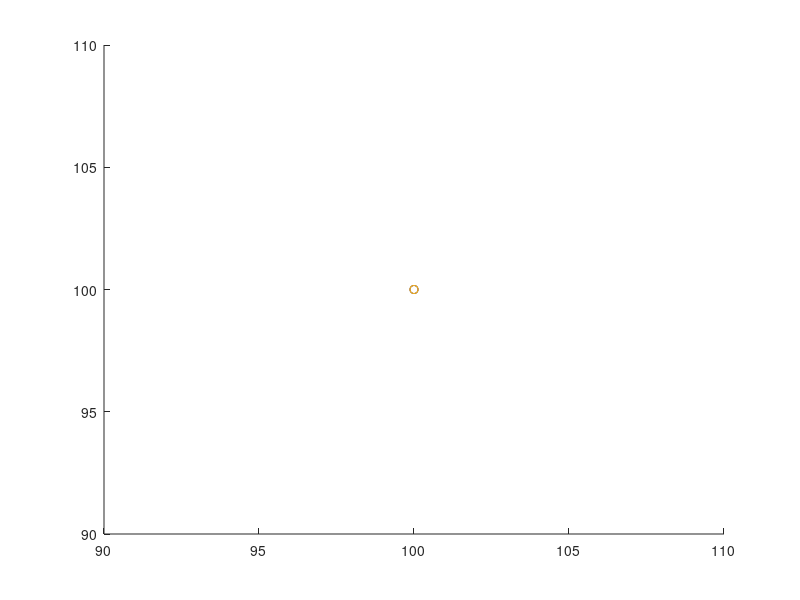

MATLAB code for this plot: (Note: this script raises an error after producing the figure.)
figure('units','centimeters','position',[0 13 20 15]);

scatter(100,100,'rx'), hold on
scatter(100,100,'gx')
scatter(100,100,'bx')

clearvars LTI_lon
k = 1;
for j = 1:num_alt
for i = 1:num_sas
    LTI_lon(:,:,i,j,k) = ss(Plon5.data(:,:,i,j,k).A(1:4,1:4),Plon5.data(:,:,i,j,k).B(1:4,:),Plon5.data(:,:,i,j,k).C(1:4,1:4),Plon5.data(:,:,i,j,k).D(1:4,:));
end
end
h = pzplot(LTI_lon,'r'); grid on, axis equal, hold on
legend('\eta_s = -25% (retracted)','\eta_s = -12.5% (medium)','\eta_s = 0% (extended)')

xlim([-15 10])
ylim([-10 10])
axes('position',[.66 .175 .22 .25])
lon_real = real(eig(LTI_lon));
lon_imag = imag(eig(LTI_lon));
lon_real_vec = lon_real(:);
lon_imag_vec = lon_imag(:);
lon_real_vec_sort = lon_real_vec(lon_real_vec>-0.1);
lon_imag_vec_sort = lon_imag_vec(lon_real_vec>-0.1);
scatter(lon_real_vec_sort(1:num_sas*num_alt*2),lon_imag_vec_sort(1:num_sas*num_alt*2),'xr')
% xlim([-1.2*max(abs(lon_real_vec_sort)) max((lon_real_vec_sort))+0.2*max(abs(lon_real_vec_sort))])
% ylim(1.2*max(abs(lon_imag_vec_sort))*[-1 1])
xlim([-0.045 0.005])
ylim([-0.5 0.5])
box on
grid on
grid minor
p = getoptions(h);
p.Title.String = '';
setoptions(h,p)
exportgraphics(gcf,'figure/pzmap_lon_1.png','resolution',300)

%%
figure('units','centimeters','position',[15 13 20 15]);

scatter(100,100,'rx'), hold on
scatter(100,100,'gx')
scatter(100,100,'bx')

clearvars LTI_lon
% for k = 1:num_mor 
k = 2;
for j = 1:num_alt
for i = 1:num_sas
    LTI_lon(:,:,i,j,k) = ss(Plon5.data(:,:,i,j,k).A(1:4,1:4),Plon5.data(:,:,i,j,k).B(1:4,:),Plon5.data(:,:,i,j,k).C(1:4,1:4),Plon5.data(:,:,i,j,k).D(1:4,:));
end
end
% end

h = pzplot(LTI_lon,'g'); grid on, axis equal
legend('\eta_s = -25% (retracted)','\eta_s = -12.5% (medium)','\eta_s = 0% (extended)')

xlim([-15 10])
ylim([-10 10])
axes('position',[.66 .175 .22 .25])
lon_real = real(eig(LTI_lon));
lon_imag = imag(eig(LTI_lon));
lon_real_vec = lon_real(:);
lon_imag_vec = lon_imag(:);
lon_real_vec_sort = lon_real_vec(lon_real_vec>-0.1);
lon_imag_vec_sort = lon_imag_vec(lon_real_vec>-0.1);
scatter(lon_real_vec_sort(1:num_sas*num_alt*2),lon_imag_vec_sort(1:num_sas*num_alt*2),'xg')
% xlim([-1.2*max(abs(lon_real_vec_sort)) max((lon_real_vec_sort))+0.2*max(abs(lon_real_vec_sort))])
% ylim(1.2*max(abs(lon_imag_vec_sort))*[-1 1])
xlim([-0.045 0.005])
ylim([-0.5 0.5])
box on
grid on
grid minor
p = getoptions(h);
p.Title.String = '';
setoptions(h,p)
exportgraphics(gcf,'figure/pzmap_lon_2.png','resolution',300)

%%
figure('units','centimeters','position',[30 13 20 15]);

scatter(100,100,'rx'), hold on
scatter(100,100,'gx')
scatter(100,100,'bx')

clearvars LTI_lon
% for k = 1:num_mor 
k = 3;
for j = 1:num_alt
for i = 1:num_sas
    LTI_lon(:,:,i,j,k) = ss(Plon5.data(:,:,i,j,k).A(1:4,1:4),Plon5.data(:,:,i,j,k).B(1:4,:),Plon5.data(:,:,i,j,k).C(1:4,1:4),Plon5.data(:,:,i,j,k).D(1:4,:));
end
end
% end

h = pzplot(LTI_lon,'b'); grid on, axis equal
legend('\eta_s = -25% (retracted)','\eta_s = -12.5% (medium)','\eta_s = 0% (extended)')

xlim([-15 10])
ylim([-10 10])
axes('position',[.66 .175 .22 .25])
lon_real = real(eig(LTI_lon));
lon_imag = imag(eig(LTI_lon));
lon_real_vec = lon_real(:);
lon_imag_vec = lon_imag(:);
lon_real_vec_sort = lon_real_vec(lon_real_vec>-0.1);
lon_imag_vec_sort = lon_imag_vec(lon_real_vec>-0.1);
scatter(lon_real_vec_sort(1:num_sas*num_alt*2),lon_imag_vec_sort(1:num_sas*num_alt*2),'xb')
% xlim([-1.2*max(abs(lon_real_vec_sort)) max((lon_real_vec_sort))+0.2*max(abs(lon_real_vec_sort))])
% ylim(1.2*max(abs(lon_imag_vec_sort))*[-1 1])
xlim([-0.045 0.005])
ylim([-0.5 0.5])
box on
grid on
grid minor
p = getoptions(h);
p.Title.String = '';
setoptions(h,p)
exportgraphics(gcf,'figure/pzmap_lon_3.png','resolution',300)

%%
figure('units','centimeters','position',[0 2 20 15]);

scatter(100,100,'rx'), hold on
scatter(100,100,'gx')
scatter(100,100,'bx')

h = pzplot(Plat4.data(:,:,:,:,1),'r'); grid on, axis equal
legend('\eta_s = -25% (retracted)','\eta_s = -12.5% (medium)','\eta_s = 0% (extended)')

xlim([-15 10])
ylim([-10 10])
axes('position',[.66 .175 .22 .25])
lat_real = real(eig(Plat4.data(:,:,:,:,1)));
lat_imag = imag(eig(Plat4.data(:,:,:,:,1)));
lat_real_vec = lat_real(:);
lat_imag_vec = lat_imag(:);
lat_real_vec_sort = lat_real_vec(abs(lat_imag_vec)<0.1);
lat_imag_vec_sort = lat_imag_vec(abs(lat_imag_vec)<0.1);
scatter(lat_real_vec_sort(2:2:num_sas*num_alt*2),lat_imag_vec_sort(2:2:num_sas*num_alt*2),'xr')
xlim([-0.15 0.3])
ylim([-1 1]), yticks(0)
box on
grid on
grid minor
p = getoptions(h);
p.Title.String = '';
setoptions(h,p)
exportgraphics(gcf,'figure/pzmap_lat_1.png','resolution',300)

%%
figure('units','centimeters','position',[15 2 20 15]);

scatter(100,100,'rx'), hold on
scatter(100,100,'gx')
scatter(100,100,'bx')

h = pzplot(Plat4.data(:,:,:,:,2),'g'); grid on, axis equal
legend('\eta_s = -25% (retracted)','\eta_s = -12.5% (medium)','\eta_s = 0% (extended)')

xlim([-15 10])
ylim([-10 10])
axes('position',[.66 .175 .22 .25])
lat_real = real(eig(Plat4.data(:,:,:,:,2)));
lat_imag = imag(eig(Plat4.data(:,:,:,:,2)));
lat_real_vec = lat_real(:);
lat_imag_vec = lat_imag(:);
lat_real_vec_sort = lat_real_vec(abs(lat_imag_vec)<0.1);
lat_imag_vec_sort = lat_imag_vec(abs(lat_imag_vec)<0.1);
scatter(lat_real_vec_sort(2:2:num_sas*num_alt*2),lat_imag_vec_sort(2:2:num_sas*num_alt*2),'xg')
xlim([-0.15 0.3])
ylim([-1 1]), yticks(0)
box on
grid on
grid minor
p = getoptions(h);
p.Title.String = '';
setoptions(h,p)
exportgraphics(gcf,'figure/pzmap_lat_2.png','resolution',300)

%%
figure('units','centimeters','position',[30 2 20 15]);

scatter(100,100,'rx'), hold on
scatter(100,100,'gx')
scatter(100,100,'bx')

h = pzplot(Plat4.data(:,:,:,:,3),'b'); grid on, axis equal
legend('\eta_s = -25% (retracted)','\eta_s = -12.5% (medium)','\eta_s = 0% (extended)')

xlim([-15 10])
ylim([-10 10])
axes('position',[.66 .175 .22 .25])
lat_real = real(eig(Plat4.data(:,:,:,:,3)));
lat_imag = imag(eig(Plat4.data(:,:,:,:,3)));
lat_real_vec = lat_real(:);
lat_imag_vec = lat_imag(:);
lat_real_vec_sort = lat_real_vec(abs(lat_imag_vec)<0.1);
lat_imag_vec_sort = lat_imag_vec(abs(lat_imag_vec)<0.1);
scatter(lat_real_vec_sort(2:2:num_sas*num_alt*2),lat_imag_vec_sort(2:2:num_sas*num_alt*2),'xb')
xlim([-0.15 0.3])
ylim([-1 1]), yticks(0)
box on
grid on
grid minor
p = getoptions(h);
p.Title.String = '';
setoptions(h,p)
exportgraphics(gcf,'figure/pzmap_lat_3.png','resolution',300)
